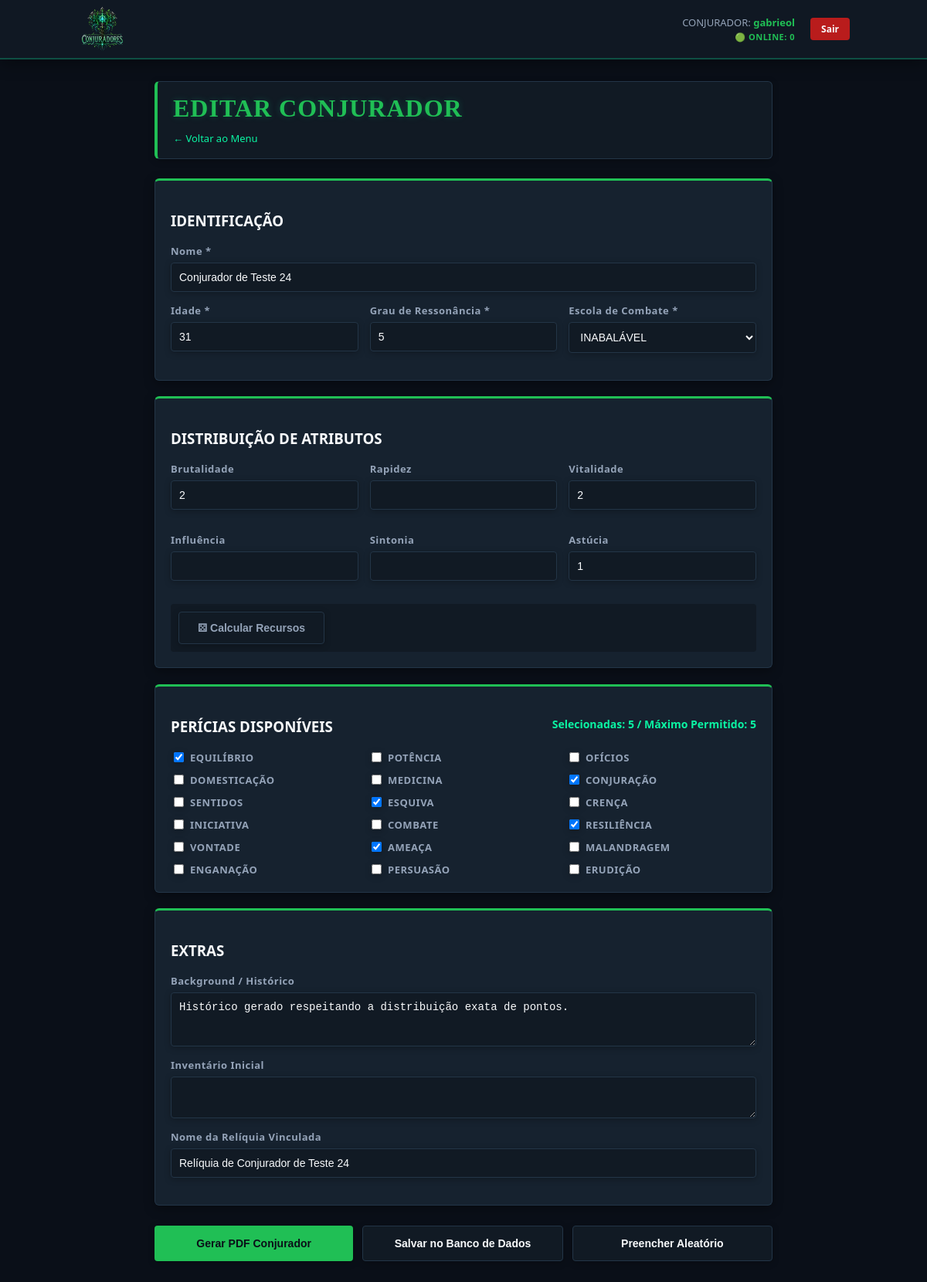
The page /edit/conjurador/24 (signed in) on the database its author committed.
### tables this page shows
CREATE TABLE usuarios (
                id INTEGER PRIMARY KEY AUTOINCREMENT,
                username TEXT UNIQUE NOT NULL,
                password TEXT NOT NULL
            , last_active TIMESTAMP);

CREATE TABLE conjuradores (
                id INTEGER PRIMARY KEY AUTOINCREMENT,
                usuario_id INTEGER NOT NULL DEFAULT 1,
                nome TEXT NOT NULL, idade INTEGER, grau INTEGER, escola TEXT,
                brutalidade INTEGER, astucia INTEGER, sintonizacao INTEGER,
                vitalidade INTEGER, sinto_atrib INTEGER, pericias TEXT,
                passiva_escola TEXT, vida_max INTEGER, conexao_max INTEGER,
                reliquia TEXT, historio TEXT
            );

### controllers/sheet_controller.py (the view)
@sheet_bp.route('/edit/<sheet_type>/<int:entity_id>')
@login_required
def edit_entity(sheet_type, entity_id):
    if sheet_type not in ['conjurador', 'conjuracao', 'familiar', 'reliquia']:
        return "Not Found", 404
    entity = CharacterModel.get_entity_by_id(sheet_type, entity_id)
    if not entity:
        return f"{sheet_type.capitalize()} não encontrado(a)", 404
    if 'usuario_id' in entity.keys() and entity['usuario_id'] != current_user.id:
        abort(403)
    return render_template(f'{sheet_type}.html', constants=constants, sheet_type=sheet_type, entity=entity)

### app.py (called while the page is built)
@app.before_request
def update_user_activity():
    if current_user.is_authenticated:
        conn = sqlite3.connect('database.db')
        cursor = conn.cursor()
        cursor.execute("UPDATE usuarios SET last_active = ? WHERE id = ?",
                       (datetime.now(), current_user.id))
        conn.commit()
        conn.close()

@app.after_request
def add_header(response):
    response.headers["Cache-Control"] = "no-cache, no-store, must-revalidate"
    response.headers["Pragma"] = "no-cache"
    response.headers["Expires"] = "0"
    return response

@login_manager.user_loader
def load_user(user_id):
    return Usuario.get_by_id(int(user_id))

### models/character.py (called while the page is built)
    @staticmethod
    def get_entity_by_id(sheet_type, entity_id):
        tabelas = {"conjuracao": "conjuracoes", "conjurador": "conjuradores", "familiar": "familiares", "reliquia": "reliquias"}
        conn = sqlite3.connect(DB_PATH)
        conn.row_factory = sqlite3.Row
        cursor = conn.cursor()
        cursor.execute(f"SELECT * FROM {tabelas[sheet_type]} WHERE id = ?", (entity_id,))
        row = cursor.fetchone()
        conn.close()
        return row

### models/user.py (called while the page is built)
    @staticmethod
    def get_by_id(user_id):
        conn = sqlite3.connect('database.db')
        cursor = conn.cursor()
        cursor.execute("SELECT id, username, password FROM usuarios WHERE id = ?", (user_id,))
        row = cursor.fetchone()
        conn.close()
        return Usuario(row[0], row[1], row[2]) if row else None

### templates/conjurador.html (shortened to what this page needs)
{% extends 'base.html' %}
{% block content %}
<div class="header fade-in">
    <h1>{% if entity %}EDITAR CONJURADOR{% else %}FICHA DE CONJURADOR{% endif %}</h1>
    <a href="/" class="link-voltar">← Voltar ao Menu</a>
</div>
<form id="sheetForm" action="{% if entity %}/save_and_process/{{ sheet_type }}/{{ entity.id }}{% else %}/save_and_process/{{ sheet_type }}{% endif %}" method="POST">
    <div class="card fade-in">
        <h3>IDENTIFICAÇÃO</h3>
        <div class="form-group">
            <label>Nome *</label>
            <input type="text" name="NOME" id="NOME" value="{{ entity.nome if entity else (entity.NOME if entity else '') }}" required>
        </div>
        <div class="grid-3">
            <div class="form-group">
                <label>Idade *</label>
                <input type="number" name="IDADE" id="IDADE" value="{{ entity.idade if entity else (entity.IDADE if entity else '20') }}" required>
            </div>
            <div class="form-group">
                <label>Grau de Ressonância *</label>
                <input type="number" name="GRAU" id="GRAU" value="{{ entity.grau if entity else (entity.GRAU if entity else '1') }}" required onchange="calculateResources()">
            </div>
            <div class="form-group">
                <label>Escola de Combate *</label>
                <select name="ESCOLA" id="ESCOLA" required onchange="document.getElementById('escola_hidden').value = this.value;">
                    {% for e in constants.ESCOLAS %}
                    <option value="{{ e }}" {% if entity and (entity.escola == e or entity.ESCOLA == e) %}selected{% endif %}>{{ e }}</option>
                    {% endfor %}
                </select>
            </div>
        </div>
    </div>
    <div class="card fade-alt">
        <h3>DISTRIBUIÇÃO DE ATRIBUTOS</h3>
        <div class="grid-3">
            <div class="form-group"><label>Brutalidade</label><input type="number" class="attr-input" name="BRUTALIDADE" id="BRUTALIDADE" value="{{ entity.brutalidade if entity else (entity.BRUTALIDADE if entity else '1') }}" min="0" max="3"></div>
            <div class="form-group"><label>Rapidez</label><input type="number" class="attr-input" name="RAPIDEZ" id="RAPIDEZ" value="{{ entity.rapidez if entity else (entity.RAPIDEZ if entity else '1') }}" min="0" max="3"></div>
            <div class="form-group"><label>Vitalidade</label><input type="number" class="attr-input" name="VITALIDADE" id="VITALIDADE" value="{{ entity.vitalidade if entity else (entity.VITALIDADE if entity else '1') }}" min="0" max="3" onchange="calculateResources()"></div>
            <div class="form-group"><label>Influência</label><input type="number" class="attr-input" name="INFLUÊNCIA" id="INFLUÊNCIA" value="{{ entity.influencia if entity else (entity.INFLUÊNCIA if entity else '1') }}" min="0" max="3"></div>
            <div class="form-group">
    <label>Sintonia</label>
    <input type="number" class="attr-input" name="SINTONIA" id="SINTONIA" value="{{ entity.sintonia if entity else (entity.SINTONIA if entity else '1') }}" min="0" max="3" onchange="calculateResources()">
</div>
            <div class="form-group"><label>Astúcia</label><input type="number" class="attr-input" name="ASTÚCIA" id="ASTÚCIA" value="{{ entity.astucia if entity else (entity.ASTÚCIA if entity else '1') }}" min="0" max="3" onchange="updatePericiasCount()"></div>
        </div>
        <div class="resource-box">
            <button type="button" class="btn btn-secondary" onclick="calculateResources()">⚄ Calcular Recursos</button>
        </div>
    </div>
    <div class="card fade-in">
        <h3>PERÍCIAS DISPONÍVEIS <span id="periciasCount" class="pericias-count"></span></h3>
        <div class="checkbox-group">
            {% for p in constants.PERICIAS_DISP %}
            <div class="checkbox-item">
                <input type="checkbox" name="pericias" value="{{ p }}" id="p_{{ p }}" onchange="validatePericiasLimit(this)"
                {% if entity and (p in entity.pericias or (entity.PERICIAS and p in entity.PERICIAS)) %}checked{% endif %}>
                <label for="p_{{ p }}">{{ p }}</label>
            </div>
            {% endfor %}
        </div>
    </div>
    <div class="card fade-alt">
        <h3>EXTRAS</h3>
        <div class="form-group"><label>Background / Histórico</label><textarea name="BACKGROUND" id="BACKGROUND" rows="3">{{ entity.historio if entity else (entity.BACKGROUND if entity else '') }}</textarea></div>
        <div class="form-group"><label>Inventário Inicial</label><textarea name="INVENTARIO" id="INVENTARIO" rows="2">{{ entity.inventario if entity else (entity.INVENTARIO if entity else '') }}</textarea></div>
        <div class="form-group"><label>Nome da Relíquia Vinculada</label><input type="text" name="RELIQUIA" id="RELIQUIA" value="{{ entity.reliquia if entity else (entity.RELIQUIA if entity else '') }}"></div>
    </div>
    <div class="form-actions-group">
        <button type="button" class="btn" onclick="submeterFormulario('pdf')">Gerar PDF Conjurador</button>
        <button type="button" class="btn btn-secondary" onclick="submeterFormulario('database')">Salvar no Banco de Dados</button>
        <button type="button" class="btn btn-secondary" onclick="activateTestMode()">Preencher Aleatório</button>
    </div>
</form>
{% endblock %}

### templates/base.html (shortened to what this page needs)
<!DOCTYPE html>
<html lang="pt-br">
    <head>
        <link rel="stylesheet" href="{{ url_for('static', filename='css/style.css') }}">
    </head>
    <body>
        <nav class="main-navbar">
            <div class="nav-container">
                <a href="/" class="nav-logo-link">
                    <img src="{{ url_for('static', filename='logo_conjuradores.png') }}" alt="Logo Conjuradores" class="nav-logo">
                </a>
                <div class="nav-right-side">
                    <div class="nav-status-info">
                        {% if current_user.is_authenticated %}
                            <p class="nav-user-label">CONJURADOR: <strong>{{ current_user.username }}</strong></p>
                        {% else %}
                            <p class="nav-user-label visitor">Modo Visitante</p>
                        {% endif %}
                        <span class="nav-online-count">🟢 ONLINE: <span id="user-count">0</span></span>
                    </div>
                    <div class="nav-auth-actions">
                        {% if current_user.is_authenticated %}
                            <a href="{{ url_for('auth.logout') }}" class="btn-nav btn-nav-danger">Sair</a>
                        {% else %}
                            <a href="{{ url_for('auth.login') }}" class="btn-nav btn-nav-primary">Entrar</a>
                            <a href="{{ url_for('auth.register') }}" class="btn-nav btn-nav-secondary">Registrar</a>
                        {% endif %}
                    </div>
                </div>
            </div>
        </nav>
        <div class="container fade-in">
            {% block content %}{% endblock %}
        </div>
    </body>
</html>

### rows shown on the page
usuarios: username "gabrieol"
conjuradores: NOME "Conjurador de Teste 24", IDADE "31", GRAU "5", ESCOLA "INABALÁVEL", BRUTALIDADE "2", VITALIDADE "2", ASTÚCIA "1", pericias "☑" "☑" "☑" "☑" "☑", BACKGROUND "Histórico gerado respeitando a distribuição exata de pontos.", RELIQUIA "Relíquia de Conjurador de Teste 24"

### other values the page prints
{{ p }} "EQUILÍBRIO" "POTÊNCIA" "OFÍCIOS" "DOMESTICAÇÃO" "MEDICINA" "CONJURAÇÃO" "SENTIDOS" "ESQUIVA" "CRENÇA" "INICIATIVA" "COMBATE" "RESILIÊNCIA" "VONTADE" "AMEAÇA" "MALANDRAGEM" "ENGANAÇÃO" "PERSUASÃO" "ERUDIÇÃO"
